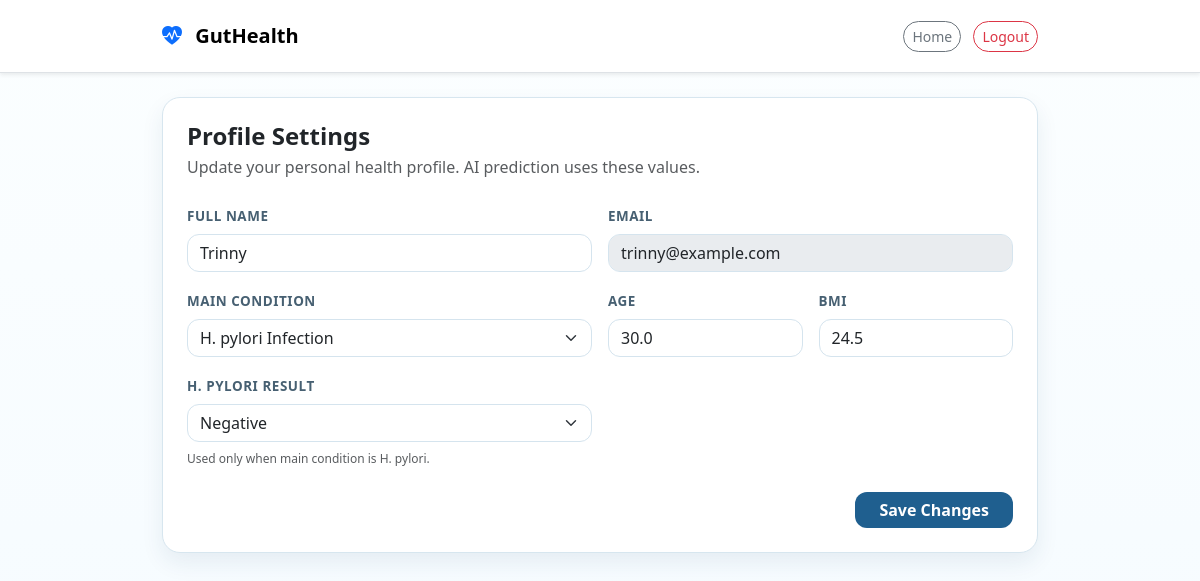
/profile (signed in), run on an earlier commit of the app's database.
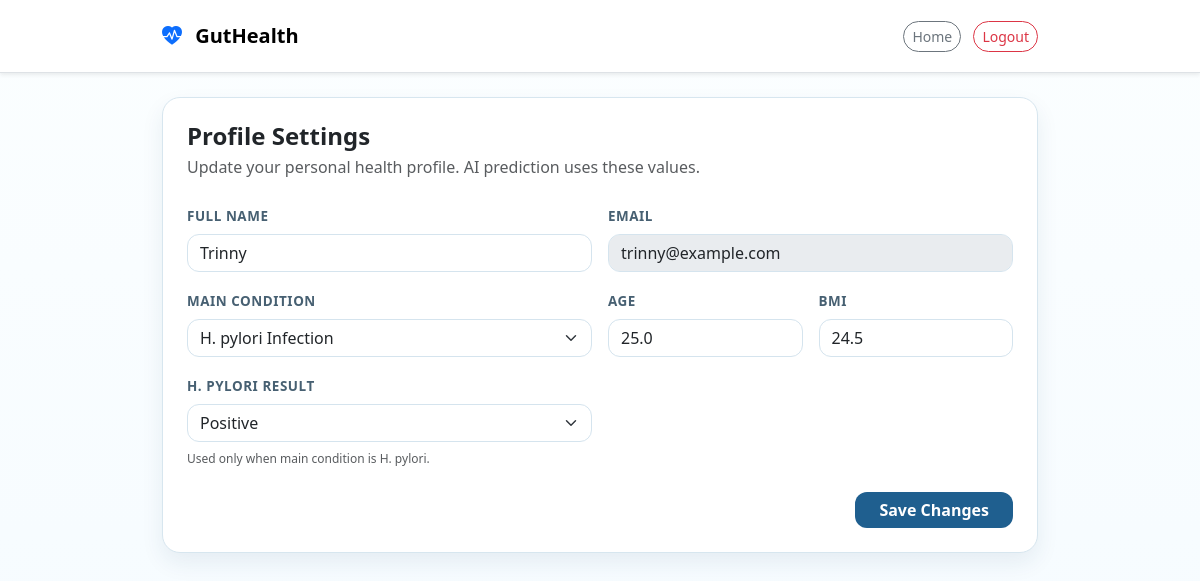
And on a later commit of the database.
### tables this page shows
CREATE TABLE users (
            id INTEGER PRIMARY KEY AUTOINCREMENT,
            name TEXT NOT NULL,
            email TEXT UNIQUE NOT NULL,
            password TEXT NOT NULL,
            condition TEXT NOT NULL
        , is_admin INTEGER DEFAULT 0, is_active INTEGER DEFAULT 1, age REAL DEFAULT 30, bmi REAL DEFAULT 24.5, h_pylori_result TEXT DEFAULT 'Negative');

### app.py (the view, shortened to what this page needs)
@app.route("/profile", methods=["GET", "POST"])
def profile():
    if not is_logged_in():
        return redirect(url_for("login"))
    user_id = session["user_id"]
    with get_db() as conn:
        user = conn.execute(
            "SELECT name, email, condition, age, bmi, h_pylori_result FROM users WHERE id = ?",
            (user_id,)
        ).fetchone()
    if not user:
        flash("Profile not found.")
        return redirect(url_for("logout_page"))
    return render_template("profile.html", user=user)

### app.py (called while the page is built)
@contextmanager
def get_db():
    conn = sqlite3.connect(DB_PATH)
    conn.row_factory = sqlite3.Row
    try:
        yield conn
        conn.commit()
    except Exception as e:
        conn.rollback()
        logging.error(f"Database Error: {e}")
        raise
    finally:
        conn.close()

def is_logged_in():
    return "user_id" in session

### templates/profile.html (shortened to what this page needs)
<!DOCTYPE html>
<html lang="en">
<head>
    <link href="https://cdn.jsdelivr.net/npm/bootstrap@5.3.0/dist/css/bootstrap.min.css" rel="stylesheet">
    <link rel="stylesheet" href="https://cdn.jsdelivr.net/npm/bootstrap-icons@1.10.5/font/bootstrap-icons.css">
</head>
<body>
<nav class="navbar navbar-light bg-white border-bottom py-3 mb-4 shadow-sm">
    <div class="container" style="max-width: 900px;">
        <a class="navbar-brand fw-bold" href="{{ url_for('home') }}">
            <i class="bi bi-heart-pulse-fill text-primary me-2"></i> GutHealth
        </a>
        <div>
            <a href="{{ url_for('home') }}" class="btn btn-outline-secondary btn-sm rounded-pill me-2">Home</a>
            <a href="{{ url_for('logout_page') }}" class="btn btn-outline-danger btn-sm rounded-pill">Logout</a>
        </div>
    </div>
</nav>
<div class="container" style="max-width: 900px;">
    <div class="panel p-4">
        <h1 class="h4 fw-bold mb-1">Profile Settings</h1>
        <p class="text-muted mb-4">Update your personal health profile. AI prediction uses these values.</p>
        <form method="POST" action="{{ url_for('profile') }}">
            <div class="row g-3">
                <div class="col-md-6">
                    <label class="form-label">Full Name</label>
                    <input type="text" class="form-control" name="name" value="{{ user.name }}" required>
                </div>
                <div class="col-md-6">
                    <label class="form-label">Email</label>
                    <input type="email" class="form-control" value="{{ user.email }}" disabled>
                </div>
                <div class="col-md-6">
                    <label class="form-label">Main Condition</label>
                    <select name="condition" class="form-select" id="profileCondition">
                        <option value="hpylori" {% if user.condition == 'hpylori' %}selected{% endif %}>H. pylori Infection</option>
                    </select>
                </div>
                <div class="col-md-3">
                    <label class="form-label">Age</label>
                    <input type="number" name="age" min="1" max="120" step="1" class="form-control" value="{{ user.age }}">
                </div>
                <div class="col-md-3">
                    <label class="form-label">BMI</label>
                    <input type="number" name="bmi" min="10" max="70" step="0.1" class="form-control" value="{{ user.bmi }}">
                </div>
                <div class="col-md-6" id="profileHpyloriGroup">
                    <label class="form-label">H. pylori Result</label>
                    <select name="h_pylori_result" class="form-select" id="profileHpyloriResult">
                        <option value="Negative" {% if user.h_pylori_result == 'Negative' %}selected{% endif %}>Negative</option>
                        <option value="Positive" {% if user.h_pylori_result == 'Positive' %}selected{% endif %}>Positive</option>
                    </select>
                    <div class="form-text mt-2" style="font-size: 0.75rem;">Used only when main condition is H. pylori.</div>
                </div>
            </div>
            <div class="mt-4 d-flex justify-content-end">
                <button type="submit" class="btn btn-primary btn-save px-4">Save Changes</button>
            </div>
        </form>
    </div>
</div>
</body>
</html>

What changed in the data, as far as the page shows it:
changed users "Trinny": age "30.0" → "25.0"; h_pylori_result "Negative" → "Positive"
